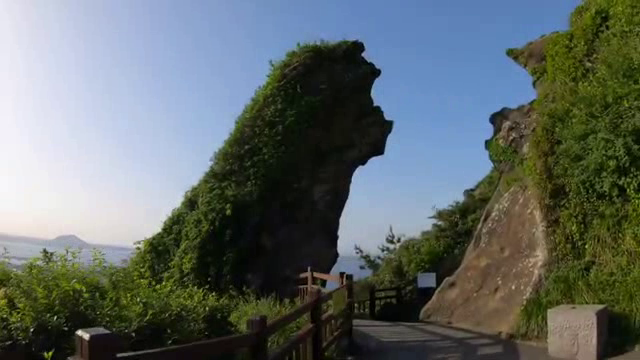
#> input picture frame 4 of blackboxfile/2024-09-04_14/2024-09-04 14-34-20.mp4, 640 x 360 px, given in place of vtest.avi, which was not available
$ python video_record.py
#> lines starting #> are read from the running program, lines starting #| are printed output that depends on the picture
# 컨셉은 webcam에서부터 들어오는 영상을 녹화
# 우리가 webcam이 없으니 비디오 파일을 열어서 사용하는 것으로 대체

import cv2, sys

isWEBCAM = False

if isWEBCAM:
    # webcam인 연우 카메라 번호를 입력
    cap = cv2.VideoCapture(0)
else:
    fileName = 'data/data/vtest.avi'
    cap = cv2.VideoCapture(fileName)

# 카메라의 이미지 사이즈
frameSize = int(cap.get(cv2.CAP_PROP_FRAME_WIDTH)) ,int(cap.get(cv2.CAP_PROP_FRAME_HEIGHT))
print(frameSize)

fps = int(cap.get(cv2.CAP_PROP_FPS))

fourcc = cv2.VideoWriter_fourcc(*'XVID')

# 컬러 동영상 녹화를 위해
out1 = cv2.VideoWriter('myrecord1.mp4',fourcc,fps,frameSize)
# grayscacle 동영상 녹화를 위해
out2 = cv2.VideoWriter('myrecord2.mp4',fourcc,fps,frameSize, isColor = False)

while True:

    # 한 프레임 영상 읽어오기
    retval, frame = cap.read()
#> frame is the input picture: shape (360, 640, 3); mean B, G, R 105.2, 106.4, 97.6

    # 카메라에서부터 영상이 정상적으로 전달되었는지 확인
    if not retval:
        break

    # 동영상 녹화기에 프레임 전달
    out1.write(frame)

    grayFrame = cv2.cvtColor(frame, cv2.COLOR_BGR2GRAY)
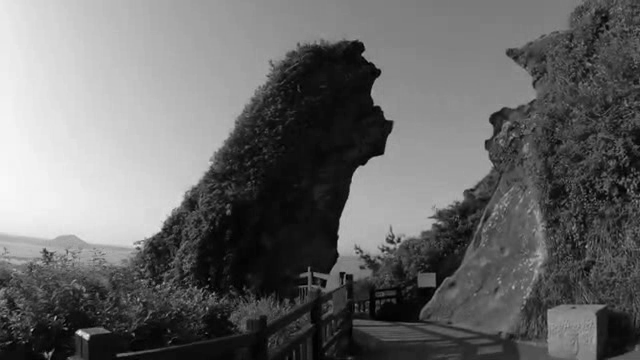
#> grayFrame: shape (360, 640); min 0, max 248, mean 103.6
    out2.write(grayFrame)

    cv2.imshow('frame', frame)
    cv2.imshow('gray', grayFrame)

    delay = int(1000/fps)

    if cv2.waitKey(delay) == 27:
#> (key Esc is pressed here)
        break

cap.release()
out1.release()
out2.release()
cv2.destroyAllWindows()


$ run again, starting later in the video
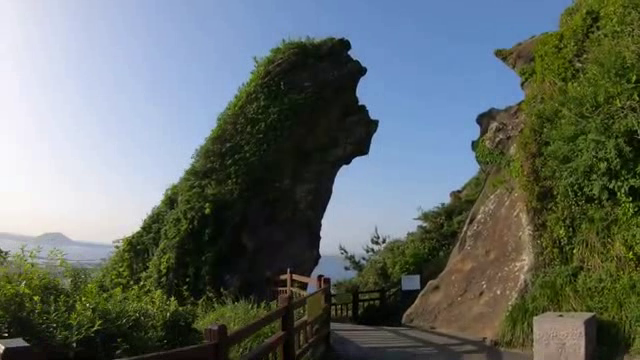
#> input picture frame 18 of blackboxfile/2024-09-04_14/2024-09-04 14-34-20.mp4, 640 x 360 px, given in place of vtest.avi, which was not available
#> frame is the input picture: shape (360, 640, 3); mean B, G, R 104.8, 108.5, 99.6
#> `grayFrame = cv2.cvtColor(frame, cv2.COLOR_BGR2GRAY)`:
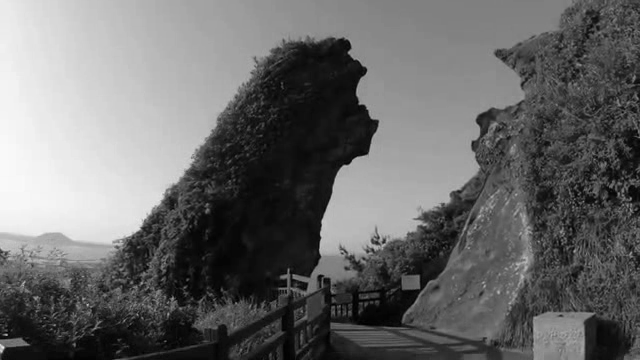
#> grayFrame: shape (360, 640); min 0, max 250, mean 105.4

$ run again, starting later in the video
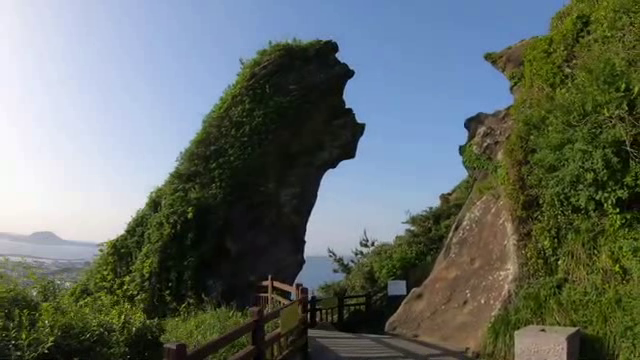
#> input picture frame 32 of blackboxfile/2024-09-04_14/2024-09-04 14-34-20.mp4, 640 x 360 px, given in place of vtest.avi, which was not available
#> frame is the input picture: shape (360, 640, 3); mean B, G, R 104.1, 109.3, 100.5
#> `grayFrame = cv2.cvtColor(frame, cv2.COLOR_BGR2GRAY)`:
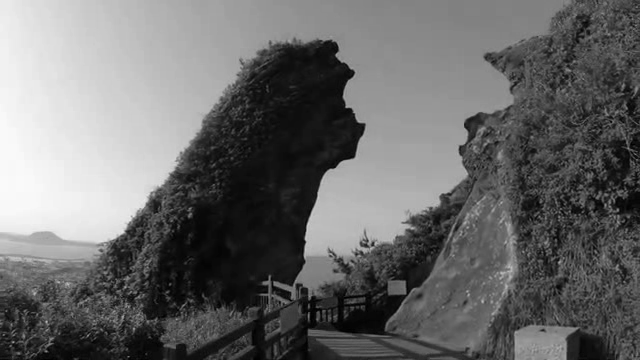
#> grayFrame: shape (360, 640); min 0, max 250, mean 106.1
